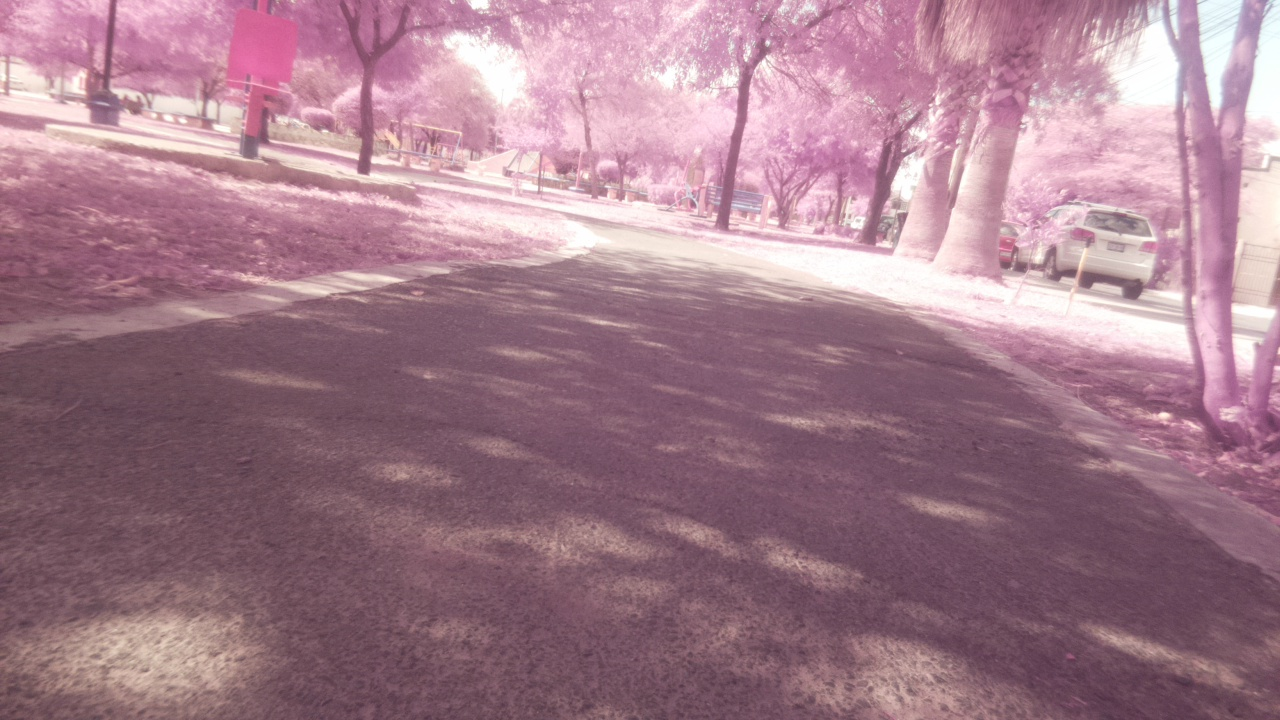
#> input picture Charrito/Log01/CharritoPic_10.jpg, 1280 x 720 px, given in place of the camera
$ python CameraLap.py
#> lines starting #> are read from the running program, lines starting #| are printed output that depends on the picture
#> further down, frame is the input picture: shape (720, 1280, 3); mean B, G, R 138.8, 124.2, 162.7
### LaneDetect/LaneDetect02/track.py
import cv2
import numpy as np
from scipy.linalg import block_diag


class LaneTracker:
    def __init__(self, n_lanes, proc_noise_scale, meas_noise_scale, process_cov_parallel=0, proc_noise_type='white'):
#> called with n_lanes = 2, proc_noise_scale = 0.1, meas_noise_scale = 500, process_cov_parallel = 0, proc_noise_type = 'white'
        self.n_lanes = n_lanes
        self.meas_size = 4 * self.n_lanes
        self.state_size = self.meas_size * 2
        self.contr_size = 0

        self.kf = cv2.KalmanFilter(self.state_size, self.meas_size, self.contr_size)
        self.kf.transitionMatrix = np.eye(self.state_size, dtype=np.float32)
        self.kf.measurementMatrix = np.zeros((self.meas_size, self.state_size), np.float32)
        for i in range(self.meas_size):
            self.kf.measurementMatrix[i, i*2] = 1

        if proc_noise_type == 'white':
            block = np.matrix([[0.25, 0.5],
                               [0.5, 1.]], dtype=np.float32)
            self.kf.processNoiseCov = block_diag(*([block] * self.meas_size)) * proc_noise_scale
        if proc_noise_type == 'identity':
            self.kf.processNoiseCov = np.eye(self.state_size, dtype=np.float32) * proc_noise_scale
        for i in range(0, self.meas_size, 2):
            for j in range(1, self.n_lanes):
                self.kf.processNoiseCov[i, i+(j*8)] = process_cov_parallel
                self.kf.processNoiseCov[i+(j*8), i] = process_cov_parallel

        self.kf.measurementNoiseCov = np.eye(self.meas_size, dtype=np.float32) * meas_noise_scale

        self.kf.errorCovPre = np.eye(self.state_size)

        self.meas = np.zeros((self.meas_size, 1), np.float32)
        self.state = np.zeros((self.state_size, 1), np.float32)

        self.first_detected = False

    def _update_dt(self, dt):
        for i in range(0, self.state_size, 2):
            self.kf.transitionMatrix[i, i+1] = dt

    def _first_detect(self, lanes):
        for l, i in zip(lanes, range(0, self.state_size, 8)):
            self.state[i:i+8:2, 0] = l
        self.kf.statePost = self.state
        self.first_detected = True

    def update(self, lanes):
        if self.first_detected:
            for l, i in zip(lanes, range(0, self.meas_size, 4)):
                if l is not None:
                    self.meas[i:i+4, 0] = l
            self.kf.correct(self.meas)
        else:
            if lanes.count(None) == 0:
                self._first_detect(lanes)

    def predict(self, dt):
        if self.first_detected:
            self._update_dt(dt)
            state = self.kf.predict()
            lanes = []
            for i in range(0, len(state), 8):
                lanes.append((state[i], state[i+2], state[i+4], state[i+6]))
            return lanes
        else:
            return None

### LaneDetect/LaneDetect02/detect.py
from __future__ import division

import cv2
import numpy as np


class LaneDetector:
    def __init__(self, road_horizon, prob_hough=True):
        self.prob_hough = prob_hough
        self.vote = 50
        self.roi_theta = 0.3
        self.road_horizon = road_horizon

    # [16 lines left out: function _standard_hough, not called in this run]

    def _base_distance(self, x1, y1, x2, y2, width):
        # compute the point where the give line crosses the base of the frame
        # return distance of that point from center of the frame
        if x2 == x1:
            return (width*0.5) - x1
        m = (y2-y1)/(x2-x1)
        c = y1 - m*x1
        base_cross = -c/m
        return (width*0.5) - base_cross

    def _scale_line(self, x1, y1, x2, y2, frame_height):
        # scale the farthest point of the segment to be on the drawing horizon
        if x1 == x2:
            if y1 < y2:
                y1 = self.road_horizon
                y2 = frame_height
                return x1, y1, x2, y2
            else:
                y2 = self.road_horizon
                y1 = frame_height
                return x1, y1, x2, y2
        if y1 < y2:
            m = (y1-y2)/(x1-x2)
            x1 = ((self.road_horizon-y1)/m) + x1
            y1 = self.road_horizon
            x2 = ((frame_height-y2)/m) + x2
            y2 = frame_height
        else:
            m = (y2-y1)/(x2-x1)
            x2 = ((self.road_horizon-y2)/m) + x2
            y2 = self.road_horizon
            x1 = ((frame_height-y1)/m) + x1
            y1 = frame_height
        return x1, y1, x2, y2

    def detect(self, frame):
        img = cv2.cvtColor(frame, cv2.COLOR_BGR2GRAY)
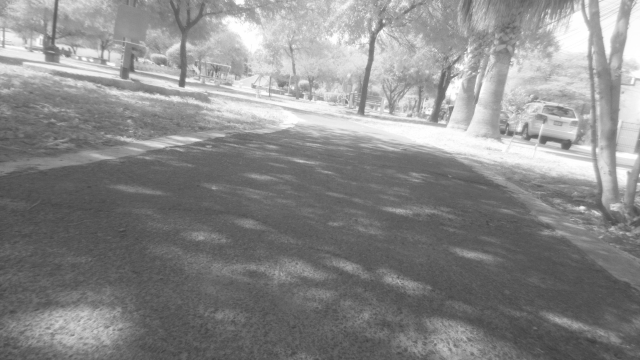
#> img: shape (720, 1280) (shown at 1/2 size); min 58, max 255, mean 137.4

        roiy_end = frame.shape[0]
        roix_end = frame.shape[1]
        roi = img[self.road_horizon:roiy_end, 0:roix_end]
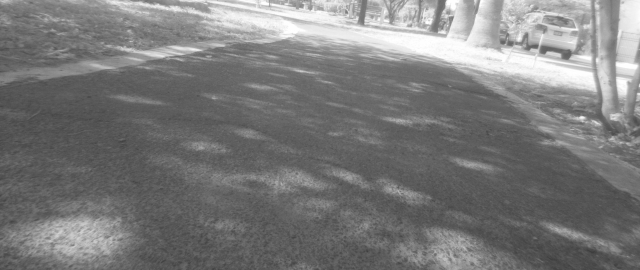
#> roi: shape (540, 1280) (shown at 1/2 size); min 58, max 255, mean 122.3
        blur = cv2.medianBlur(roi, 5)
        contours = cv2.Canny(blur, 60, 120)
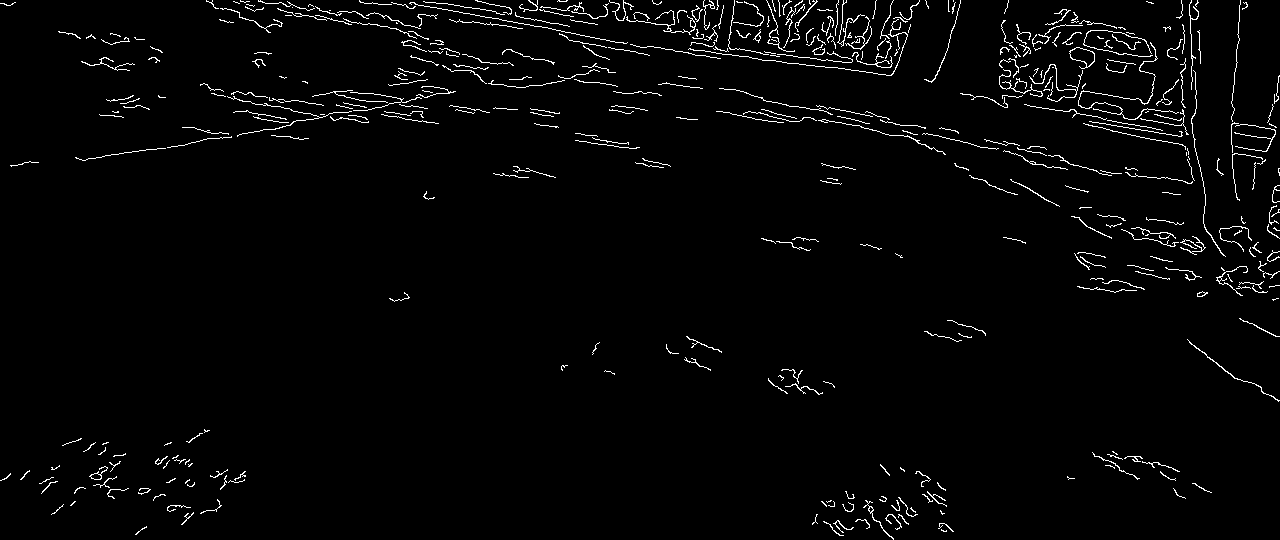
#> contours: shape (540, 1280); 2.4% white in thin lines or dots

        if self.prob_hough:
            lines = cv2.HoughLinesP(contours, 1, np.pi/180, self.vote, minLineLength=30, maxLineGap=100)
#> lines = 137 rows, first 6: [434, 2, 567, 25], [568, 39, 1270, 113], [240, 0, 684, 86], [691, 42, 1196, 104], [755, 119, 917, 125], [215, 8, 1236, 61]
        else:
            lines = self.standard_hough(contours, self.vote)

        if lines is not None:
            # find nearest lines to center
            lines = lines+np.array([0, self.road_horizon, 0, self.road_horizon]).reshape((1, 1, 4))  # scale points from ROI coordinates to full frame coordinates
#> lines = 137 rows, first 6: [434, 182, 567, 205], [568, 219, 1270, 293], [240, 180, 684, 266], [691, 222, 1196, 284], [755, 299, 917, 305], [215, 188, 1236, 241]
            left_bound = None
            right_bound = None
            for l in lines:
                # find the rightmost line of the left half of the frame and the leftmost line of the right half
                for x1, y1, x2, y2 in l:
                    theta = np.abs(np.arctan2((y2-y1), (x2-x1)))  # line angle WRT horizon
                    if theta > self.roi_theta:  # ignore lines with a small angle WRT horizon
                        dist = self._base_distance(x1, y1, x2, y2, frame.shape[1])
                        if left_bound is None and dist < 0:
                            left_bound = (x1, y1, x2, y2)
                            left_dist = dist
                        elif right_bound is None and dist > 0:
                            right_bound = (x1, y1, x2, y2)
                            right_dist = dist
                        elif left_bound is not None and 0 > dist > left_dist:
                            left_bound = (x1, y1, x2, y2)
                            left_dist = dist
                        elif right_bound is not None and 0 < dist < right_dist:
                            right_bound = (x1, y1, x2, y2)
                            right_dist = dist
#> this loop made 137 passes
#> after the loop, left_bound = (1189, 184, 1199, 473); left_dist = -542.6; right_bound = (966, 348, 1237, 559); right_dist = 121
            if left_bound is not None:
                left_bound = self._scale_line(left_bound[0], left_bound[1], left_bound[2], left_bound[3], frame.shape[0])
#> in _scale_line, `m = (y1-y2)/(x1-x2)`: m = 28.9
#> in _scale_line, `x1 = ((self.road_horizon-y1)/m) + x1`: x1 = 1188.9
#> in _scale_line, `x2 = ((frame_height-y2)/m) + x2`: x2 = 1207.5
#> left_bound = (1188.9, 180, 1207.5, 720)
            if right_bound is not None:
                right_bound = self._scale_line(right_bound[0], right_bound[1], right_bound[2], right_bound[3], frame.shape[0])
#> right_bound = (750.2, 180, 1443.8, 720)

            return [left_bound, right_bound]

### LaneDetect/LaneDetect02/CameraLap.py
import numpy as np
import cv2
import track
import detect

cap = cv2.VideoCapture(1)

cv2.namedWindow("Camera", cv2.WND_PROP_FULLSCREEN);
#cv2.namedWindow("Camera", 1);
cv2.setWindowProperty("Camera", cv2.WND_PROP_FULLSCREEN, cv2.WINDOW_FULLSCREEN);
#cv2.setWindowProperty("Camera", 1, 3);

while(True):
    # Capture frame-by-frame
    ret, frame = cap.read()
    ticks = 0

    lt = track.LaneTracker(2, 0.1, 500)
    ld = detect.LaneDetector(180)
#   while cap.isOpened():
    while (True):
        precTick = ticks
        ticks = cv2.getTickCount()
        dt = (ticks - precTick) / cv2.getTickFrequency()

        ret, frame = cap.read()

        predicted = lt.predict(dt)

        lanes = ld.detect(frame)
#> lanes = [(1188.9, 180, 1207.5, 720), (750.2, 180, 1443.8, 720)]

        if predicted is not None:
            cv2.line(frame, (predicted[0][0], predicted[0][1]), (predicted[0][2], predicted[0][3]), (0, 0, 255), 5)
            cv2.line(frame, (predicted[1][0], predicted[1][1]), (predicted[1][2], predicted[1][3]), (0, 0, 255), 5)

        lt.update(lanes)
#> the loop in _first_detect, `for l, i in zip(lanes, range(0, self.state_size, 8)):` made 2 passes
#> (l, i) on passes 1 to 2: ((1188.9, 180, 1207.5, 720), 0), ((750.2, 180, 1443.8, 720), 8)
#> after the loop in _first_detect, `for l, i in zip(lanes, range(0, self.state_size, 8)):`: self.state = [1188.9, 0, 180, 0, 1207.5, 0, 720, 0, 750.2, 0, 180, 0, 1443.8, 0, 720, 0]


#        r = 320.0 / frame.shape[1]
#        dim = (320, int(frame.shape[0] * r))
#        resized = cv2.resize(frame, dim, interpolation = cv2.INTER_AREA)

        cv2.imshow("Camera", frame)
        if cv2.waitKey(1) & 0xFF == ord('q'):
#> (key q is pressed here)
            break

#    cv2.imshow("Camera",resized)
#    if cv2.waitKey(1) & 0xFF == ord('q'):
#        break

# When everything done, release the capture
cap.release()
cv2.destroyAllWindows()


#cv2.ellipse(resized,(25,25),(100,50),0,0,180,255,-1)
    #ret,thresh = cv2.threshold(gray,127,255,cv2.THRESH_BINARY)
    #thresh = cv2.adaptiveThreshold(gray,255,cv2.ADAPTIVE_THRESH_GAUSSIAN_C,\
    #        cv2.THRESH_BINARY,11,2)

$ run again, on Charrito/Log01/CharritoPic_125.jpg
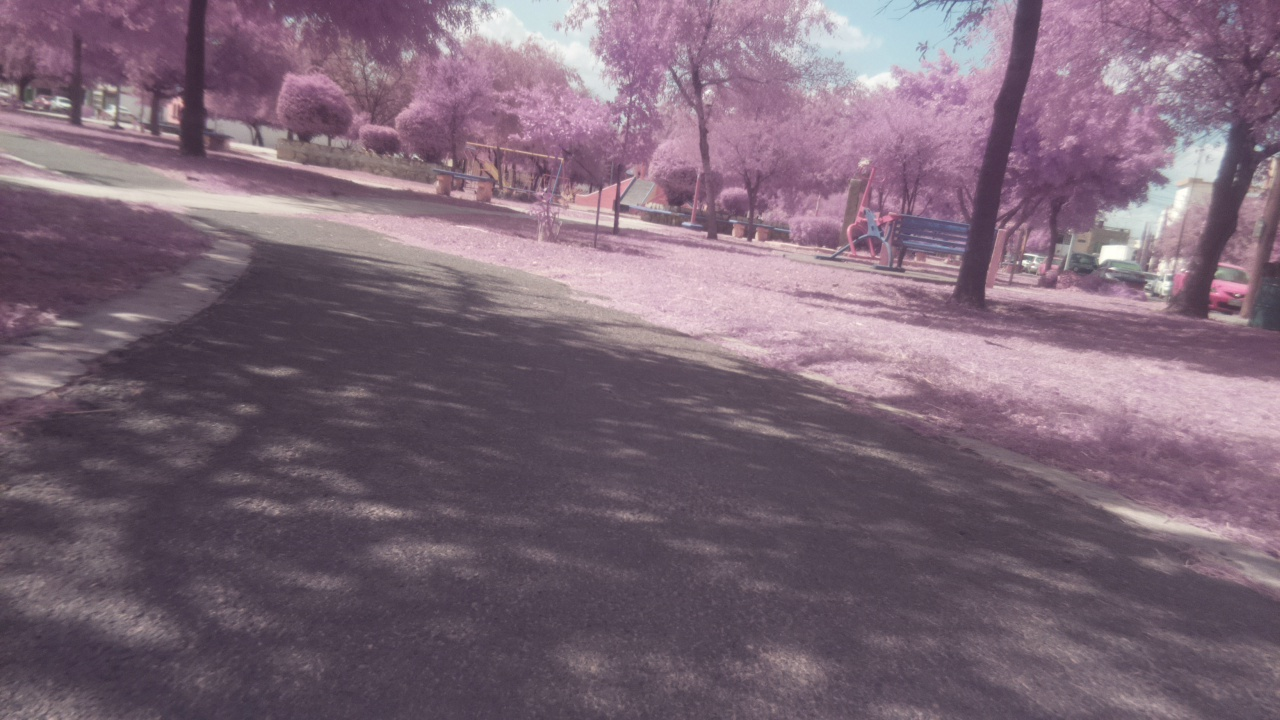
#> input picture Charrito/Log01/CharritoPic_125.jpg, 1280 x 720 px, given in place of the camera
#> frame is the input picture: shape (720, 1280, 3); mean B, G, R 118, 102.8, 123.5
#> in detect, `roi = img[self.road_horizon:roiy_end, 0:roix_end]`:
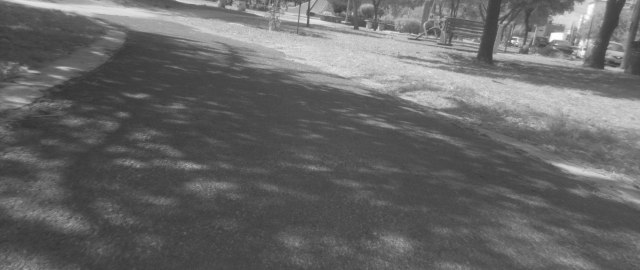
#> roi: shape (540, 1280) (shown at 1/2 size); min 47, max 255, mean 103
#> in detect, `contours = cv2.Canny(blur, 60, 120)`:
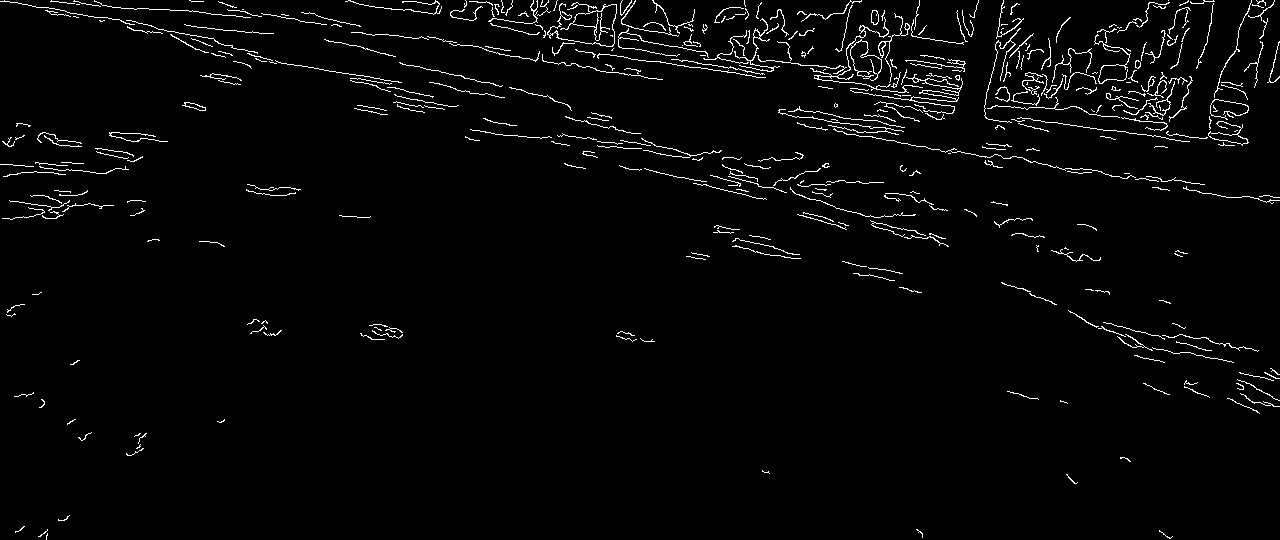
#> contours: shape (540, 1280); 2.6% white in thin lines or dots
#> in detect, `lines = cv2.HoughLinesP(contours, 1, np.pi/180, self.vote, minLineLeng..`: lines = 160 rows, first 6: [552, 51, 1223, 121], [846, 134, 1273, 202], [563, 43, 1229, 101], [869, 86, 1242, 125], [51, 0, 336, 20], [562, 44, 1241, 103]
#> in detect, `lines = lines+np.array([0, self.road_horizon, 0, self.road_horizon]).r..`: lines = 160 rows, first 6: [552, 231, 1223, 301], [846, 314, 1273, 382], [563, 223, 1229, 281], [869, 266, 1242, 305], [51, 180, 336, 200], [562, 224, 1241, 283]
#> the loop in detect, `for l in lines:` made 160 passes
#> after the loop in detect, `for l in lines:`: right_bound = (804, 352, 1244, 586); right_dist = 497.9
#> in _scale_line, `m = (y1-y2)/(x1-x2)`: m = 0.532
#> x1 = 480.6
#> x2 = 1496
#> in detect, `right_bound = self._scale_line(right_bound[0], right_bound[1], right_b..`: right_bound = (480.6, 180, 1496, 720)
#> lanes = 2 items

$ run again, on Charrito/Log01/CharritoPic_139.jpg
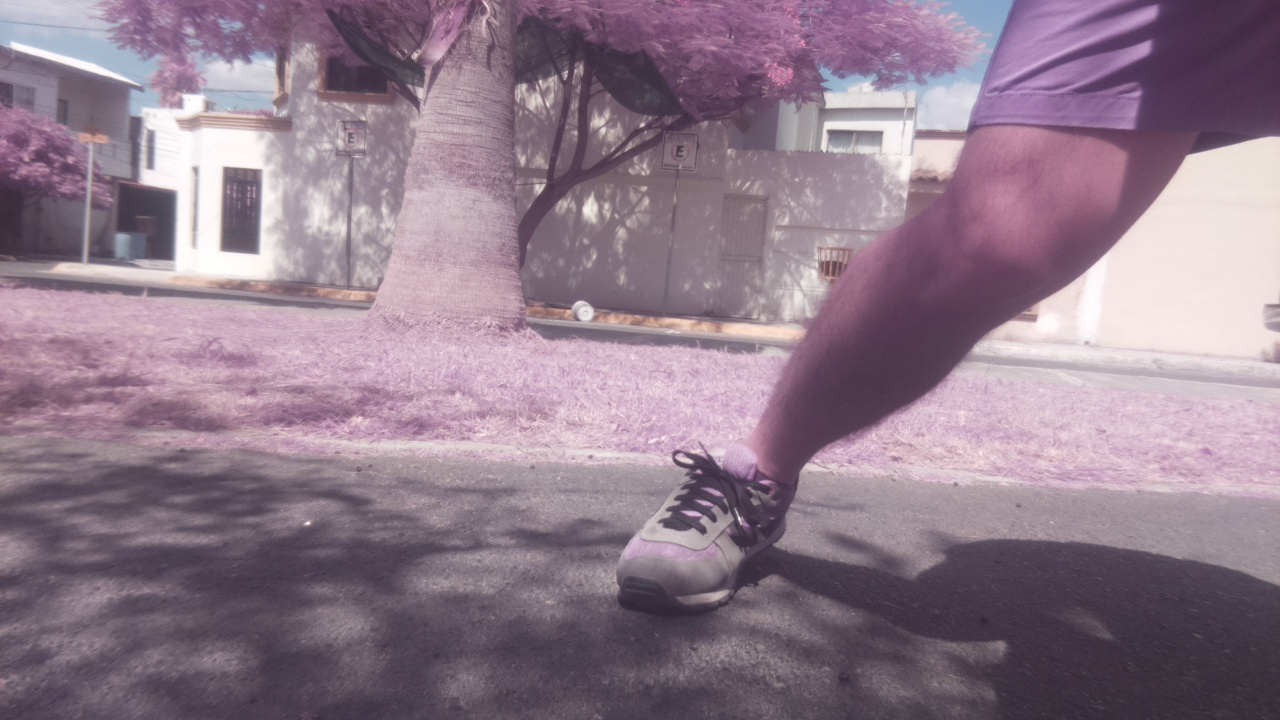
#> input picture Charrito/Log01/CharritoPic_139.jpg, 1280 x 720 px, given in place of the camera
#> frame is the input picture: shape (720, 1280, 3); mean B, G, R 139, 123.7, 144
#> in detect, `roi = img[self.road_horizon:roiy_end, 0:roix_end]`:
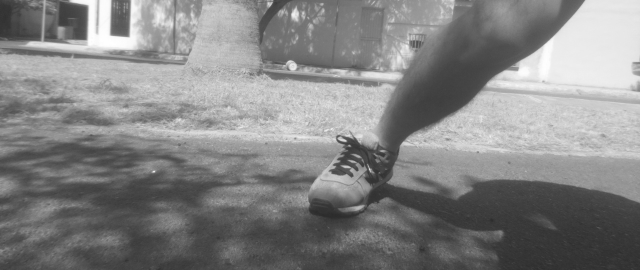
#> roi: shape (540, 1280) (shown at 1/2 size); min 43, max 255, mean 132
#> in detect, `contours = cv2.Canny(blur, 60, 120)`:
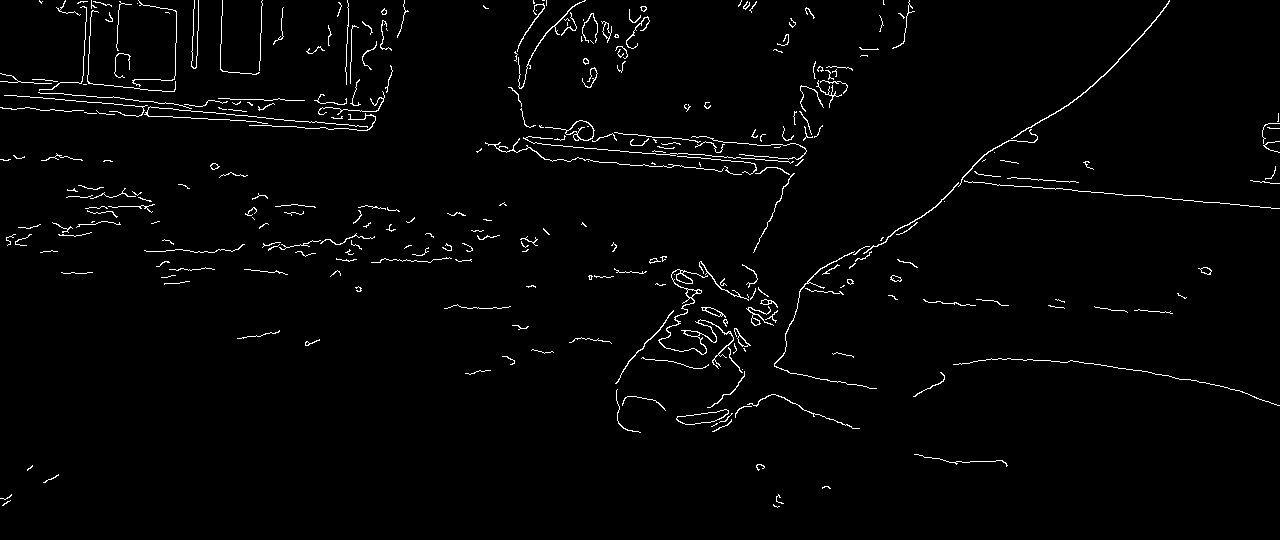
#> contours: shape (540, 1280); 2% white in thin lines or dots
#> in detect, `lines = cv2.HoughLinesP(contours, 1, np.pi/180, self.vote, minLineLeng..`: lines = 110 rows, first 6: [961, 180, 1279, 208], [265, 125, 333, 129], [38, 92, 374, 121], [654, 150, 799, 163], [4, 95, 371, 127], [525, 125, 806, 150]
#> in detect, `lines = lines+np.array([0, self.road_horizon, 0, self.road_horizon]).r..`: lines = 110 rows, first 6: [961, 360, 1279, 388], [265, 305, 333, 309], [38, 272, 374, 301], [654, 330, 799, 343], [4, 275, 371, 307], [525, 305, 806, 330]
#> the loop in detect, `for l in lines:` made 110 passes
#> after the loop in detect, `for l in lines:`: left_bound = (518, 242, 572, 186); left_dist = -111.4; right_bound = (344, 308, 348, 183); right_dist = 286.1
#> in _scale_line, `m = (y2-y1)/(x2-x1)`: m = -1.04
#> x2 = 577.8
#> x1 = 57.07
#> in detect, `left_bound = self._scale_line(left_bound[0], left_bound[1], left_bound..`: left_bound = (57.07, 720, 577.8, 180)
#> in detect, `right_bound = self._scale_line(right_bound[0], right_bound[1], right_b..`: right_bound = (330.8, 720, 348.1, 180)
#> lanes = [(57.07, 720, 577.8, 180), (330.8, 720, 348.1, 180)]
#> the loop in _first_detect, `for l, i in zip(lanes, range(0, self.state_size, 8)):` made 2 passes
#> (l, i) on passes 1 to 2: ((57.07, 720, 577.8, 180), 0), ((330.8, 720, 348.1, 180), 8)
#> after the loop in _first_detect, `for l, i in zip(lanes, range(0, self.state_size, 8)):`: self.state = [57.07, 0, 720, 0, 577.8, 0, 180, 0, 330.8, 0, 720, 0, 348.1, 0, 180, 0]
